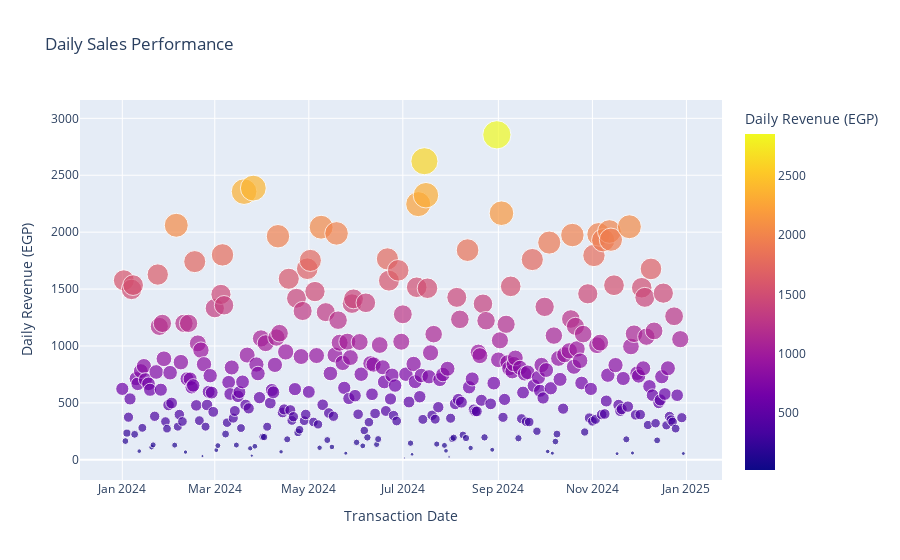

Source (notebook cell):
### Code cell
daily_sales = data.groupby('Date')['Total_Sales'].sum().reset_index()
fig = px.scatter(daily_sales,
                x='Date',
                y='Total_Sales',
                title='Daily Sales Performance',
                labels={'Total_Sales': 'Daily Revenue (EGP)', 'Date': 'Transaction Date'},
                color='Total_Sales',
                size='Total_Sales')
fig.show()

### Figure 1 — Plotly figure (JSON) as saved in the notebook; plotly's stock layout.template omitted (floating-point values rounded to 4 significant figures; data arrays with more than 128 entries replaced by an {"elided": "..."} marker saying what was removed)
{"data": [{"hovertemplate": "Transaction Date=%{x}<br>Daily Revenue (EGP)=%{marker.color}<extra></extra>", "legendgroup": "", "marker": {"color": {"elided": "339 float values"}, "coloraxis": "coloraxis", "size": {"elided": "339 float values"}, "sizemode": "area", "sizeref": 7.138, "symbol": "circle"}, "mode": "markers", "name": "", "orientation": "v", "showlegend": false, "type": "scatter", "x": {"elided": "339 str values"}, "xaxis": "x", "y": {"elided": "339 float values"}, "yaxis": "y"}], "layout": {"coloraxis": {"colorbar": {"title": {"text": "Daily Revenue (EGP)"}}, "colorscale": [[0, "#0d0887"], [0.1111, "#46039f"], [0.2222, "#7201a8"], [0.3333, "#9c179e"], [0.4444, "#bd3786"], [0.5556, "#d8576b"], [0.6667, "#ed7953"], [0.7778, "#fb9f3a"], [0.8889, "#fdca26"], [1, "#f0f921"]]}, "legend": {"itemsizing": "constant", "tracegroupgap": 0}, "title": {"text": "Daily Sales Performance"}, "xaxis": {"anchor": "y", "domain": [0, 1], "title": {"text": "Transaction Date"}}, "yaxis": {"anchor": "x", "domain": [0, 1], "title": {"text": "Daily Revenue (EGP)"}}}}
